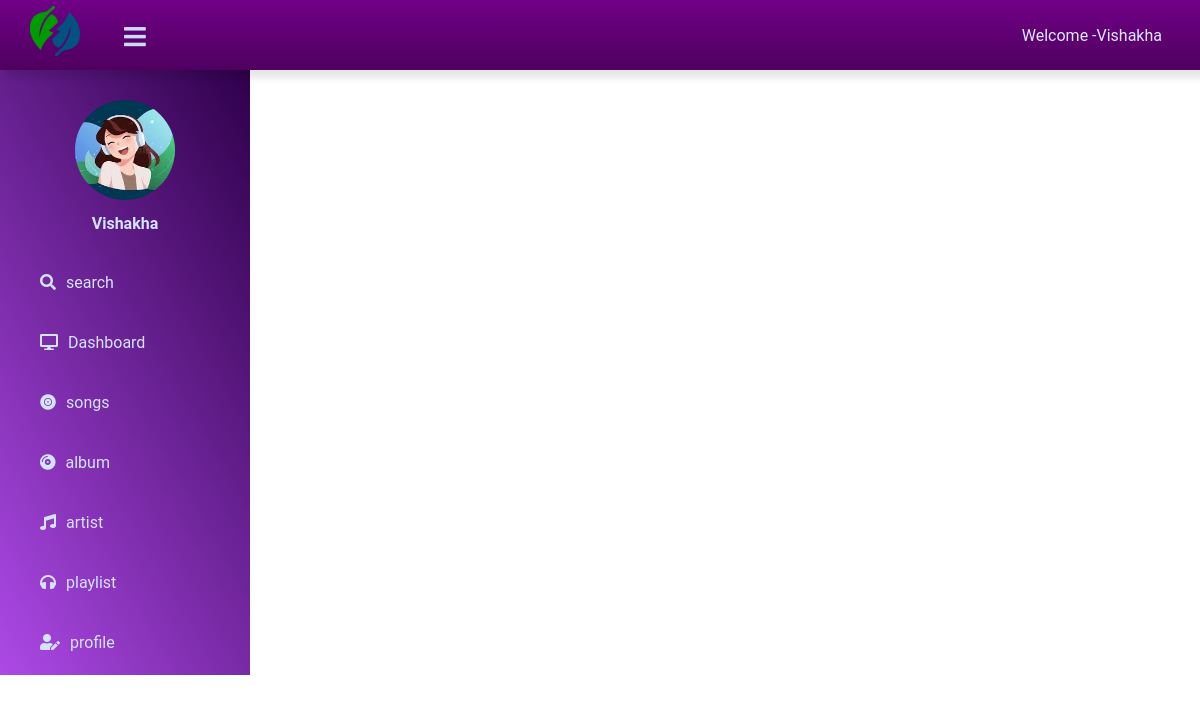
Screenshot of /user_header.php (signed in) with the database file from the repository.
### tables this page shows
CREATE TABLE `users` (
  `userid` int(8) NOT NULL,
  `username` varchar(255) NOT NULL,
  `fname` text NOT NULL,
  `lname` text NOT NULL,
  `email` varchar(255) NOT NULL,
  `password` varchar(255) NOT NULL,
  `photo` varchar(255) NOT NULL
);

### user_header.php (the view, shortened to what this page needs)
<?php include 'includes/db.php'; ?>
<?php
$username= $_SESSION["username"];
$sql = "SELECT * FROM `users` WHERE `username` = '$username'";
$result = mysqli_query($con , $sql);
if($result -> num_rows == 1 ){
    while($row = $result->fetch_assoc()){
    ?>
<!DOCTYPE html>
<html>
    <head>
        <link rel="stylesheet" href="https://cdnjs.cloudflare.com/ajax/libs/font-awesome/5.15.3/css/all.min.css">
        <link rel="stylesheet" href="css/user_header.css">
    </head>
    <body>
        <header>
            <div class="head">
                <div class="logo_box">
                    <img class="logo" src="image/music-magpie-leaf-logo.png" alt="icon">
                    <label for="check">
                        <i class="fas fa-bars" id="sidebar_btn"></i>
                    </label>
                </div>
                <div class="username">
                    <span>Welcome -<p> <?php echo $row['fname']; ?></p></span>
                </div>
            </div>
        </header>
        <div class="sidebar">
            <div class="pro">
            <center>
                <img src="<?php echo $row['photo']; ?>" class="profile_image" alt="profile">
                <h4><?php echo $row['fname']; ?> </h4>
            </center>
            </div>
            <a href="search.php"><i class="fas fa-search"></i><span>search</span></a>
            <a href="user_dashboard.php"><i class="fas fa-desktop"></i><span>Dashboard</span></a>
            <a href="songs.php"><i class="fas fa-record-vinyl"></i><span>songs</span></a>
            <a href="album.php"><i class="fas fa-compact-disc"></i><span>album</span></a>
            <a href="artist.php"><i class="fas fa-music"></i><span>artist</span></a>
            <a href="playlist.php"><i class="fas fa-headphones"></i><span>playlist</span></a>
            <a href="edit_profile.php"><i class="fas fa-user-edit"></i><span>profile</span></a>
            <a href="user_logout.php"><i class="fas fa-sign-out-alt"></i><span>logout</span></a>
        </div>
        <div class="content">
            <?php
                    }
                }
                else{
                    echo "Check your username!!";
                }
            ?>

### css/user_header.css (style rules this page uses)
* { margin: 0; padding: 0; font-family: "Roboto", sans-serif; }
header .head { width: 96%; position: fixed; z-index: 99; height: 70px; padding: 0 30px; background: linear-gradient( #700086, #4f005f); display: flex; align-items: center; justify-content: space-between; box-shadow: 7px 7px 7px 1px rgba(0, 0, 0, 0.1); }
header .head .logo { position: relative; margin-top: 25px; width: 50px; height: 50px; }
header .head .username span { display: flex; margin-right: 20px; color: #dceaff; }
.sidebar { z-index: 1; background-image: linear-gradient(60deg, #ad49e7, #2f004b); margin-top: 70px; padding-top: 30px; position: fixed; left: 0; width: 250px; height: 575px; transition: 0.5s; transition-property: left; overflow-y: scroll; overflow-x: hidden }
.sidebar .profile_image { width: 100px; height: 100px; border-radius: 100px; margin-bottom: 10px; }
.sidebar h4 { color: #d2e4ff; margin-top: 0; margin-bottom: 20px; }
.sidebar a { color: #d2e4ff; display: block; width: 100%; line-height: 60px; text-decoration: none; padding-left: 40px; box-sizing: border-box; transition: 0.2s; transition-property: border-radius; }
.sidebar i { padding-right: 10px; }
label #sidebar_btn { z-index: 1; color: #cadbf3; position: relative; cursor: pointer; left: 20px; top: -10px; width: 50px; height: 50px; font-size: 25px; margin: 5px 20px; transition: 0.3s; transition-property: color; }
.content { margin-left: 250px; font-family: monotype corsiva, Arial, Helvetica, sans-serif !important; background-position: center; background-size: cover; height: auto; padding-top: 70px; transition: 0.5s; }

### rows the page displays
users: fname "Vishakha", photo (picture)
